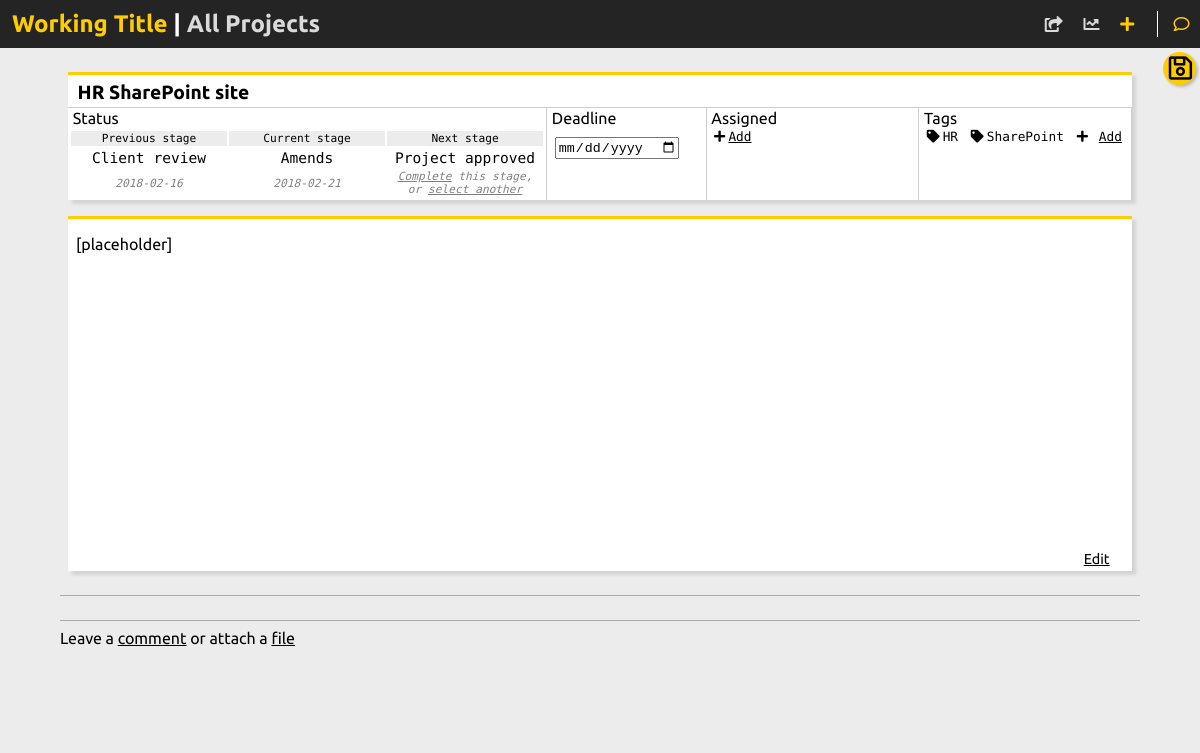
/project.php?id=2, run on the app's committed database.
### tables this page shows
CREATE TABLE "projects" (
	`PROJECT_ID`	INTEGER PRIMARY KEY AUTOINCREMENT,
	`PROJECT_NAME`	TEXT,
	`PROJECT_BODY`	TEXT,
	`PROJECT_TYPE`	TEXT,
	`PROJECT_DUE`	TEXT
);

CREATE TABLE "status" (
	`PROJECT_ID`	INTEGER,
	`STATUS_TEXT`	INTEGER,
	`STATUS_DATE`	INTEGER
);

CREATE TABLE `tags` (
	`PROJECT_ID`	INTEGER,
	`TAG_TEXT`	TEXT
);

### project.php (the view, shortened to what this page needs)
<html>
    <head>
        <?php include '/modules/head.php'; ?>
    </head>
    <body class="very-light">
        <?php
            include 'modules/database.php';
            $project_id = intval($_GET['id']);
            $project_array = $db->query('SELECT PROJECT_NAME, PROJECT_BODY, PROJECT_TYPE FROM projects WHERE PROJECT_ID=' . $project_id);
            $project_array = $project_array->fetchArray();
            $project_name = $project_array[0];
            $project_type = $project_array[2];
            $status_history = $db->query('SELECT STATUS_TEXT, STATUS_DATE FROM status WHERE PROJECT_ID=' . $project_id . ' ORDER BY STATUS_DATE ASC');
            $status_history_array = array();
            while ( $status = $status_history->fetchArray() ) {
                array_push($status_history_array, $status);
            }
            $status_filter = ($project_type=='PRINT')? 'STATUS" OR FLAG_TYPE="PRINT_STATUS' : 'STATUS';
            $query = 'SELECT FLAG_TEXT FROM flags WHERE FLAG_TYPE="' . $status_filter . '"';
            $available_status =  $db->query($query);
            $available_status_array = array();
            while ( $status = $available_status->fetchArray() ) {
                array_push($available_status_array, $status[0]);
            }
            $current_key = array_search($status_history_array[count($status_history_array)-1][0], $available_status_array);
            $next_status = $available_status_array[$current_key+1];
        ?>
        <?php include "modules/nav.php"; ?>
         <div class="search_menu">
            <div class="search">
                <button id="search_button" class="button accent" onclick="document.getElementById('update_project').submit()"><i class="far fa-save fa-2x" aria-hidden="true"></i></button>
            </div>
        </div>
        <div class="container">
            <div class="tile white" style="width: 100%">
                <div class="accent-border" style="width: 100%; height: 2em; border-bottom: 1px solid #cecece">
                    <h2 style="font-size: 1.2em; line-height: 0.2em; margin-left: 0.5em;">
                        <?php
                            echo $project_name;
                        ?>
                    </h2>
                </div>
                <form id="update_project" method="post" style="margin: 0;">
                    <table class="summary_table" >
                        <tr style="height: 1em;">
                            <td style="width: 45%;">&nbsp;Status</td>
                            <td style="width: 15%;">&nbsp;Deadline
                            </td>
                            <td style="width: 20%;">&nbsp;Assigned</td>
                            <td style="width: 20%;">&nbsp;Tags</td>
                        </tr>
                        <tr>
                            <td>
                                <table class="system" style="text-align: center; font-size: 0.7em; height: 100%; width: 100%;">
                                <tbody>
                                    <tr>
                                    <td class="very-light" style="border-right: 0; width: 33.3%;">Previous stage</td>
                                    <td class="very-light"  style="border-right: 0; width: 33.3%;">Current stage</td>
                                    <td class="very-light"  style="border-right: 0; width: 33.3%;">Next stage</td>
                                    </tr>
                                    <tr>
                                    <td style="border-right: 0; font-size: 1.3em;"><?php echo $status_history_array[count($status_history_array)-2][0]; ?></td>
                                    <td style="border-right: 0; font-size: 1.3em;"><?php echo $status_history_array[count($status_history_array)-1][0]; ?>
                                    </td>
                                    <td id="current-next-stage" style="border-right: 0; font-size: 1.3em;"><?php echo $next_status; ?></td>
                                    </tr>
                                    <tr>
                                    <td style="border-right: 0; font-style: italic; color: grey;"><?php echo $status_history_array[count($status_history_array)-2][1]; ?></td>
                                    <td style="border-right: 0; font-style: italic; color: grey;"><?php echo $status_history_array[count($status_history_array)-1][1]; ?></td>
                                    <td id="complete-select-text" style="border-right: 0; font-style: italic; color: grey;"><span onclick="document.getElementById('complete-next-stage').style.display='block'; document.getElementById('next_status').value='<?php echo $next_status;?>'; document.getElementById('current-next-stage').style.display='none'; document.getElementById('complete-select-text').style.display='none'; document.getElementById('save_alert').style.display='block';" class="add">Complete</span> this stage,<br> or <span onclick="document.getElementById('select-next-stage').style.display='block'; document.getElementById('current-next-stage').style.display='none'; document.getElementById('complete-select-text').style.display='none';" class="add">select another</span></td>
                                    </tr>
                                </tbody>
                                </table>
                            </td>
                            <td>
                                <input style="margin-left: 0.5em; margin-top: -2em;" type="date" name="project_due">
                            </td>
                            <td>
                                <div style="height: 100%; overflow-y: auto">
                                    <div id="add_user_link" class="icons system" onclick="document.getElementById('add_user').style.display='block';document.getElementById('add_user_link').style.display='none';"><i class="fas fa-plus"></i><span class="add">Add</span></div>
                                </div>
                            </td>
                            <td style="width: 20%;">
                                <div style="height: 100%; overflow-y: auto">
                                    <?php
                                        $all_tags = $db->query('SELECT TAG_TEXT FROM tags WHERE PROJECT_ID=' . $project_id);
                                        while ( $tag = $all_tags->fetchArray() ) {
                                            $tag_text = $tag[0];
                                            echo '<div class="icons system"><i class="fa fa-tag" aria-hidden="true"></i><span>' . $tag_text  . '</span></div>';
                                        }
                                    ?>
                                    <div id="add_tag_link" class="icons system" onclick="document.getElementById('add_tag').style.display='block';document.getElementById('add_tag_link').style.display='none';"><i class="fas fa-plus"></i> <span class="add">Add</span></div>
                                </div>
                            </td>
                        </tr>
                    </table>
                </div>
                <div class="tile white accent-border" style="height: 22em; width: 100%">
                    <div style="margin: 0 0.5em">
                        <div id="brief_html" style="width: 100%; height: 20em; border: none; overflow-y: auto; display: block">
                        </div>
                        <div class="confirm_cancel_buttons">
                            <span style="float: right; margin-right: 1em; cursor: pointer;" id="edit_link" onclick="
                                document.getElementById('brief_markdown').style.display = 'block';
                                document.getElementById('brief_html').style.display = 'none';
                                document.getElementById('edit_link').style.display = 'none';
                                document.getElementById('preview_link').style.display = 'block'"
                                >Edit</span>
                        </div>
                    </div>
                </div>
            <?php include '/modules/comments.php'; ?>
        </div>
    </body>
</html>

### styles/main.css (style rules this page uses)
body { margin: 0; padding: 0; font-family: 'Ubuntu', sans-serif; }
.white { background-color: #FFF; }
.very-light { background-color: #ECECEC; }
.accent { background-color: #FFCC00; }
.accent-border { border-top: solid 3px #FFCC00; }
.system { font-family: 'Source Code Pro', monospace; }
.container { margin: 0 auto; padding-top: 4em; width: 90%; display: flex; flex-wrap: wrap; align-items: flex-start; }
.tile { width: 20em; min-height: 7.5em; margin: 0.5em; box-shadow: 4px 4px 3px #D4D4D4; }
.search_menu { position: fixed; top: 3em; right: 0.25em; }
.search { margin: 0.25em 0; }
.search_menu button { border-radius: 2em; height: 2.5em; width: 2.5em; border: 0; box-shadow: 2px 2px 3px #BABABA; }
.summary_table { height: 5em; width: 100%; border-collapse: collapse; }
.summary_table tr, .summary_table td { border-right: 1px solid #cecece; }
.summary_table td { overflow-y: auto; }
.summary_table .icons { float: left; margin: 0 0.5em; font-size: 0.8em; }
.summary_table .icons span { margin-left: 0.25em; }
.add { text-decoration: underline; }
.confirm_cancel_buttons { margin: 0.75em 0; }
.confirm_cancel_buttons span { text-decoration: underline; font-size: 0.9em; }

### data on the page
projects: PROJECT_NAME "HR SharePoint site"
status: STATUS_TEXT "Client review", STATUS_DATE "2018-02-16"
status: STATUS_TEXT "Amends", STATUS_TEXT "Project approved", STATUS_DATE "2018-02-21"
tags: TAG_TEXT "HR"
tags: TAG_TEXT "SharePoint"
